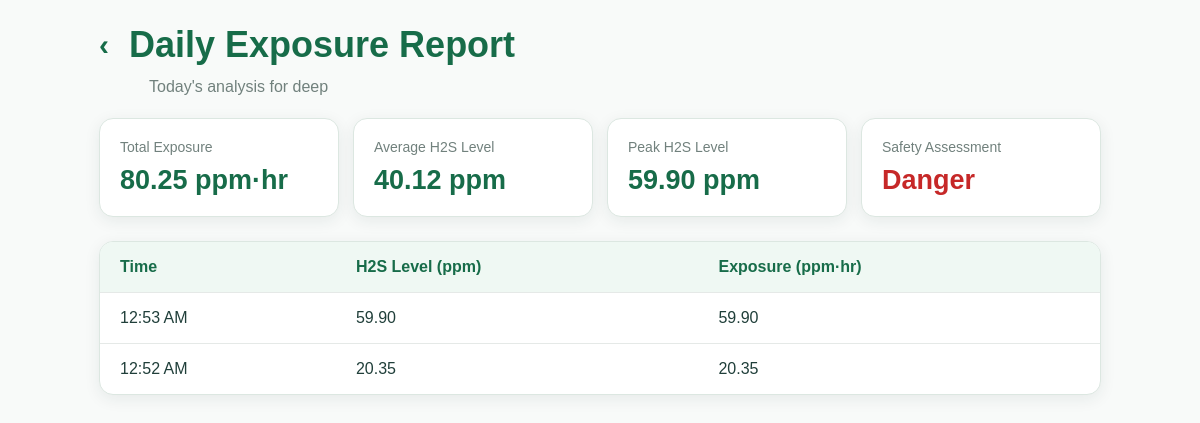
/daily-report (signed in), run on the app's committed database.
### tables this page shows
CREATE TABLE users (
            id INTEGER PRIMARY KEY AUTOINCREMENT,
            full_name TEXT NOT NULL,
            email TEXT NOT NULL UNIQUE,
            mobile TEXT NOT NULL UNIQUE,
            password_hash TEXT NOT NULL,
            worker_id TEXT UNIQUE,
            wristband_id TEXT,
            department TEXT DEFAULT 'Operations',
            designation TEXT DEFAULT 'Field Technician',
            site TEXT DEFAULT 'MRPL - Refinery',
            shift TEXT DEFAULT 'Day (6:00 AM - 2:00 PM)',
            date_of_birth TEXT NULL,
            height TEXT NULL,
            profile_photo TEXT NULL,
            created_at TIMESTAMP DEFAULT CURRENT_TIMESTAMP
        );

CREATE TABLE exposure_records (
            id INTEGER PRIMARY KEY AUTOINCREMENT,
            user_id INTEGER NOT NULL,
            h2s_level REAL NOT NULL,
            exposure_ppm_hr REAL DEFAULT 0,
            recorded_at TIMESTAMP DEFAULT CURRENT_TIMESTAMP,
            FOREIGN KEY(user_id) REFERENCES users(id) ON DELETE CASCADE
        );

### app.py (the view)
@app.route("/daily-report")
def daily_report():
    if "user_id" not in session:
        return redirect(url_for("login"))
    user = get_current_user()
    if user == "DATABASE_ERROR":
        return "Unable to load report due to a database problem.", 500
    if user is None:
        session.clear()
        return redirect(url_for("login"))
    connection = get_db()
    cursor = None
    try:
        cursor = connection.cursor(dictionary=True)
        cursor.execute(
            """
            SELECT h2s_level, exposure_ppm_hr, recorded_at
            FROM exposure_records
            WHERE user_id = %s
              AND DATE(recorded_at) = DATE('now', 'localtime')
            ORDER BY recorded_at DESC
            """,
            (user["id"],),
        )
        readings = [normalize_row(row) for row in cursor.fetchall()]
        total_exposure = sum(float(reading.get("exposure_ppm_hr") or 0) for reading in readings)
        average_level = (
            sum(float(reading.get("h2s_level") or 0) for reading in readings) / len(readings)
            if readings
            else 0
        )
        peak_level = max(
            (float(reading.get("h2s_level") or 0) for reading in readings),
            default=0,
        )
        if peak_level < 5:
            safety_status = "Safe"
        elif peak_level < 10:
            safety_status = "Caution"
        else:
            safety_status = "Danger"
        return render_template(
            "daily_report.html",
            user=user,
            readings=readings,
            total_exposure=total_exposure,
            average_level=average_level,
            peak_level=peak_level,
            safety_status=safety_status,
        )
    except Exception:
        return "Unable to load daily report because of a database error.", 500
    finally:
        if cursor is not None:
            cursor.close()
        if connection is not None:
            connection.close()

### app.py (called while the page is built, shortened)
def normalize_datetime(value):
    if value is None:
        return None
    if isinstance(value, datetime):
        return value
    if isinstance(value, str):
        value = value.strip()
        if not value:
            return None
        for fmt in (
            "%Y-%m-%d %H:%M:%S",
            "%Y-%m-%d %H:%M:%S.%f",
            "%Y-%m-%d",
            "%Y-%m-%dT%H:%M:%S",
            "%Y-%m-%dT%H:%M:%S.%f",
            "%Y-%m-%dT%H:%M:%S%z",
            "%Y-%m-%dT%H:%M:%S.%f%z",
        ):
            try:
                return datetime.strptime(value, fmt)
            except ValueError:
                continue
        try:
            return datetime.fromisoformat(value.replace("Z", "+00:00"))
        except ValueError:
            return value
    return value

def normalize_row(row):
    if row is None:
        return None
    if isinstance(row, dict):
        return {
            key: normalize_datetime(value) if key in {"recorded_at", "last_seen", "created_at", "date_of_birth"} else value
            for key, value in row.items()
        }

def get_db():
    connection = SQLiteCompatConnection(SQLITE_DB_PATH)
    ensure_sqlite_schema(connection)
    return connection

    def __getattr__(self, name):
        return getattr(self._cursor, name)

    def execute(self, query, params=()):
        if params:
            return self._cursor.execute(query.replace("%s", "?"), params)
        return self._cursor.execute(query)

    def fetchone(self):
        row = self._cursor.fetchone()
        if row is None:
            return None
        return SQLiteRow({key: row[key] for key in row.keys()})

    def fetchall(self):
        return [SQLiteRow({key: item[key] for key in item.keys()}) for item in self._cursor.fetchall()]

    def cursor(self, dictionary=False):
        return SQLiteCompatCursor(self._conn)

    def execute(self, query, params=()):
        if params:
            return self._conn.execute(query.replace("%s", "?"), params)
        return self._conn.execute(query)

    def commit(self):
        return self._conn.commit()

    def close(self):
        return self._conn.close()

### templates/daily_report.html (shortened to what this page needs)
<!DOCTYPE html>
<html lang="en">
<head>
</head>
<body>
    <main class="report-page">
        <header class="report-header">
            <a class="back-link" href="{{ url_for('home') }}" aria-label="Back to home">&#8249;</a>
            <h1>Daily Exposure Report</h1>
        </header>
        <p class="report-date">Today&apos;s analysis for {{ user.full_name }}</p>
        <section class="summary-grid">
            <div class="summary-card">
                <span class="summary-label">Total Exposure</span>
                <strong class="summary-value">{{ '%.2f'|format(total_exposure) }} ppm&middot;hr</strong>
            </div>
            <div class="summary-card">
                <span class="summary-label">Average H2S Level</span>
                <strong class="summary-value">{{ '%.2f'|format(average_level) }} ppm</strong>
            </div>
            <div class="summary-card">
                <span class="summary-label">Peak H2S Level</span>
                <strong class="summary-value">{{ '%.2f'|format(peak_level) }} ppm</strong>
            </div>
            <div class="summary-card">
                <span class="summary-label">Safety Assessment</span>
                <strong class="summary-value status-{{ safety_status|lower }}">{{ safety_status }}</strong>
            </div>
        </section>
        <section class="readings-card">
            {% if readings %}
                <table>
                    <thead>
                        <tr>
                            <th>Time</th>
                            <th>H2S Level (ppm)</th>
                            <th>Exposure (ppm&middot;hr)</th>
                        </tr>
                    </thead>
                    <tbody>
                        {% for reading in readings %}
                            <tr>
                                <td>
                                    {% if reading.recorded_at %}
                                        {{ reading.recorded_at.strftime('%I:%M %p') }}
                                    {% else %}
                                        Not recorded
                                    {% endif %}
                                </td>
                                <td>{{ '%.2f'|format(reading.h2s_level or 0) }}</td>
                                <td>{{ '%.2f'|format(reading.exposure_ppm_hr or 0) }}</td>
                            </tr>
                        {% endfor %}
                    </tbody>
                </table>
            {% else %}
                <p class="empty-state">No readings have been recorded today.</p>
            {% endif %}
        </section>
    </main>
</body>
</html>

### templates/daily_report.html (style rules this page uses)
* { box-sizing: border-box; }
body { margin: 0; min-height: 100vh; padding-bottom: 24px; background: #f8faf9; color: #173e36; font-family: Arial, Helvetica, sans-serif; }
.report-page { width: min(1050px, 100%); margin: 0 auto; padding: 24px; }
.report-header { display: flex; align-items: center; gap: 20px; margin-bottom: 24px; }
.back-link { color: #176c49; font-size: 30px; font-weight: 700; text-decoration: none; }
h1 { margin: 0; color: #176c49; font-size: clamp(25px, 4vw, 36px); }
.report-date { margin: -12px 0 22px 50px; color: #71817d; }
.summary-grid { display: grid; grid-template-columns: repeat(4, 1fr); gap: 14px; margin-bottom: 24px; }
.summary-card, .readings-card { border: 1px solid #dce7e1; border-radius: 14px; background: white; box-shadow: 0 4px 16px rgba(25, 55, 45, 0.08); }
.summary-card { padding: 20px; }
.summary-label { display: block; color: #71817d; font-size: 14px; }
.summary-value { display: block; margin-top: 10px; color: #176c49; font-size: 27px; font-weight: 700; }
.status-danger { color: #c62828; }
.readings-card { overflow-x: auto; }
table { width: 100%; min-width: 620px; border-collapse: collapse; }
th, td { padding: 16px 20px; border-bottom: 1px solid #e5e9e7; text-align: left; }
th { background: #eff8f3; color: #176c49; }
td { color: #203f3a; }
tbody tr:last-child td { border-bottom: none; }

### data on the page
users: full_name "deep"
exposure_records: h2s_level "59.90", recorded_at "12:53 AM", exposure_ppm_hr "59.90"
exposure_records: recorded_at "12:52 AM", h2s_level "20.35", exposure_ppm_hr "20.35"

### other printed values
{{ '%.2f'|format(total_exposure) }} "80.25"
{{ '%.2f'|format(average_level) }} "40.12"
{{ safety_status }} "Danger"
